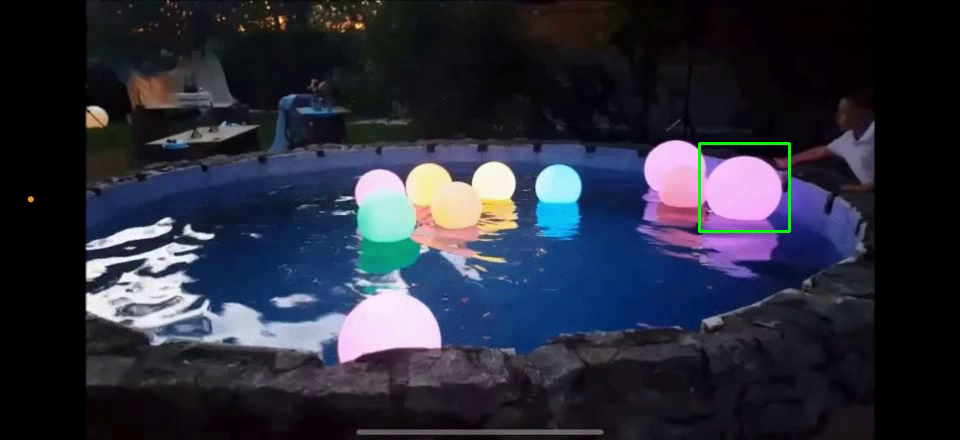
#> input picture frame 23 of video_detect/video_csrt_2.mp4, 960 x 440 px, given in place of video4.mp4, which was not available
$ python CSRT.py
#> lines starting #> are read from the running program, lines starting #| are printed output that depends on the picture
import cv2
import numpy as np

class CSRTTracker:
    # [59 lines left out: functions __init__, initialize_tracks, __recalculate_features, update, not called in this run]


# Инициализация видео источника
video_source = "video4.mp4"
cap = cv2.VideoCapture(video_source)

# Прочитать первый кадр
ret, frame = cap.read()
#> frame is the input picture: shape (440, 960, 3); mean B, G, R 59, 44.8, 42.4
if not ret:
    print("Не удалось прочитать кадр из видео.")
    cap.release()
    exit()

# Уменьшение масштаба первого кадра для лучшей производительности
scale = 0.5  # коэффициент масштаба (уменьшаем до 50% от оригинала)
frame = cv2.resize(frame, (int(frame.shape[1] * scale), int(frame.shape[0] * scale)))
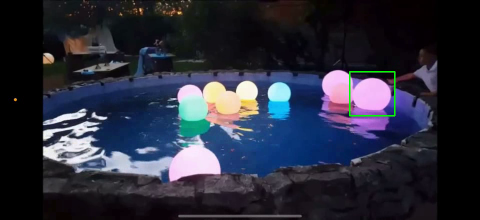
#> frame: shape (220, 480, 3); mean B, G, R 59.1, 44.9, 42.5

# Выбор ROI для трекинга
#> (the run stopped early here; a loop or call above may not have finished)

$ run again, starting later in the video
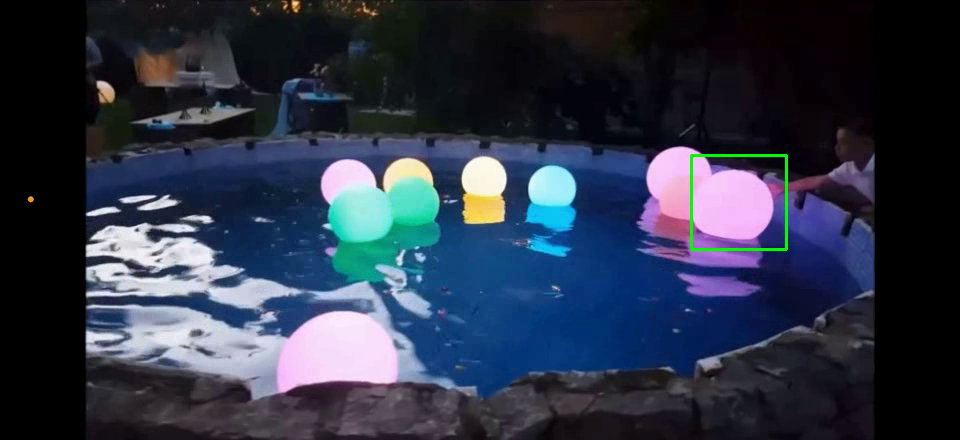
#> input picture frame 107 of video_detect/video_csrt_2.mp4, 960 x 440 px, given in place of video4.mp4, which was not available
#> frame is the input picture: shape (440, 960, 3); mean B, G, R 69.5, 52.3, 44.6
#> `frame = cv2.resize(frame, (int(frame.shape[1] * scale), int(frame.shap..`:
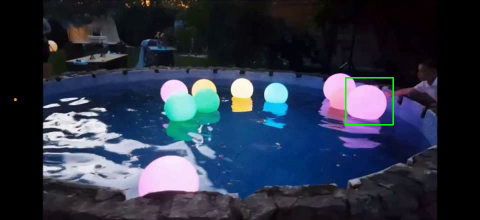
#> frame: shape (220, 480, 3); mean B, G, R 69.6, 52.4, 44.7

$ run again, starting later in the video
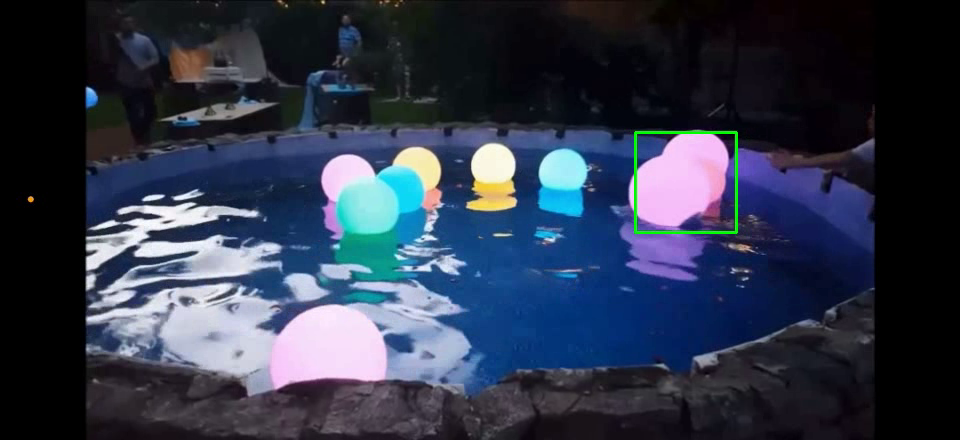
#> input picture frame 191 of video_detect/video_csrt_2.mp4, 960 x 440 px, given in place of video4.mp4, which was not available
#> frame is the input picture: shape (440, 960, 3); mean B, G, R 73.5, 55, 47
#> `frame = cv2.resize(frame, (int(frame.shape[1] * scale), int(frame.shap..`:
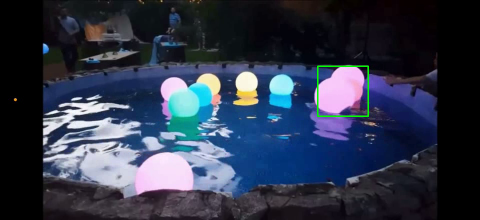
#> frame: shape (220, 480, 3); mean B, G, R 73.6, 55.1, 47.1
